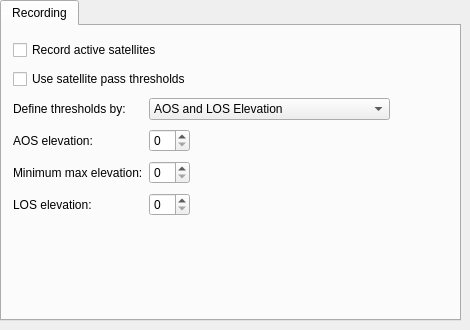
      <widget class="QWidget" name="page_2">
       <widget class="QTabWidget" name="tabWidget_3">
        <property name="geometry">
         <rect>
          <x>0</x>
          <y>0</y>
          <width>461</width>
          <height>321</height>
         </rect>
        </property>
        <property name="currentIndex">
         <number>0</number>
        </property>
        <widget class="QWidget" name="tab_7">
         <attribute name="title">
          <string>Recording</string>
         </attribute>
         <widget class="QWidget" name="layoutWidget">
          <property name="geometry">
           <rect>
            <x>11</x>
            <y>11</y>
            <width>377</width>
            <height>184</height>
           </rect>
          </property>
          <layout class="QGridLayout" name="gridLayout_2">
           <item row="0" column="0" colspan="4">
            <widget class="QCheckBox" name="autorecordCb">
             <property name="text">
              <string>Record active satellites</string>
             </property>
            </widget>
           </item>
           <item row="1" column="0" colspan="4">
            <widget class="QCheckBox" name="enableThresholds">
             <property name="text">
              <string>Use satellite pass thresholds</string>
             </property>
            </widget>
           </item>
           <item row="2" column="0">
            <widget class="QLabel" name="label_14">
             <property name="text">
              <string>Define thresholds by:</string>
             </property>
            </widget>
           </item>
           <item row="2" column="1" colspan="3">
            <widget class="QComboBox" name="thresholdTypeCb">
             <item>
              <property name="text">
               <string>AOS and LOS Elevation</string>
              </property>
             </item>
             <item>
              <property name="text">
               <string>North and South Elevation</string>
              </property>
             </item>
            </widget>
           </item>
           <item row="3" column="0">
            <widget class="QLabel" name="aosLabel">
             <property name="text">
              <string>AOS elevation:</string>
             </property>
            </widget>
           </item>
           <item row="3" column="1">
            <widget class="QSpinBox" name="aos_spinBox">
             <property name="maximum">
              <number>89</number>
             </property>
            </widget>
           </item>
           <item row="3" column="2">
            <spacer name="horizontalSpacer_3">
             <property name="orientation">
              <enum>Qt::Horizontal</enum>
             </property>
             <property name="sizeHint" stdset="0">
              <size>
               <width>58</width>
               <height>20</height>
              </size>
             </property>
            </spacer>
           </item>
           <item row="3" column="3">
            <spacer name="horizontalSpacer_6">
             <property name="orientation">
              <enum>Qt::Horizontal</enum>
             </property>
             <property name="sizeHint" stdset="0">
              <size>
               <width>58</width>
               <height>20</height>
              </size>
             </property>
            </spacer>
           </item>
           <item row="4" column="0">
            <widget class="QLabel" name="label_16">
             <property name="text">
              <string>Minimum max elevation:</string>
             </property>
            </widget>
           </item>
           <item row="4" column="1">
            <widget class="QSpinBox" name="passEl_spinBox">
             <property name="maximum">
              <number>89</number>
             </property>
            </widget>
           </item>
           <item row="5" column="0">
            <widget class="QLabel" name="losLabel">
             <property name="text">
              <string>LOS elevation:</string>
             </property>
            </widget>
           </item>
           <item row="5" column="1">
            <widget class="QSpinBox" name="los_spinBox">
             <property name="maximum">
              <number>89</number>
             </property>
            </widget>
           </item>
          </layout>
         </widget>
        </widget>
       </widget>
      </widget>
